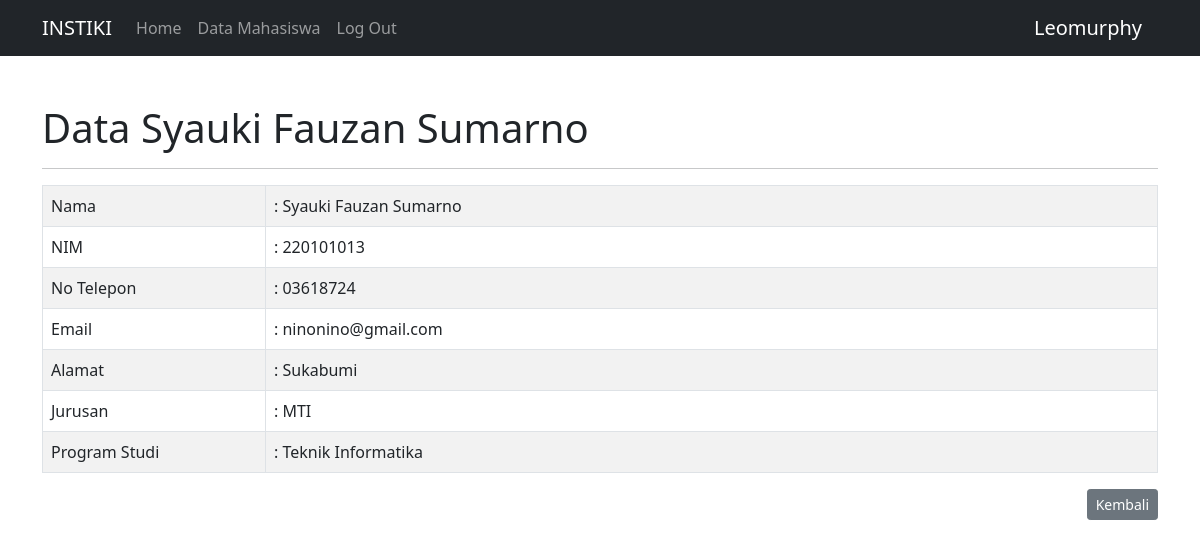
The page /detail.php?id_mhs=14 (signed in) on the database its author committed.
### tables this page shows
CREATE TABLE `tb_mhs` (
  `id_mhs` int(10) NOT NULL AUTO_INCREMENT,
  `nama` varchar(200) DEFAULT NULL,
  `nim` varchar(10) DEFAULT NULL,
  `no_tlp` varchar(100) DEFAULT NULL,
  `email` varchar(50) DEFAULT NULL,
  `alamat` varchar(200) DEFAULT NULL,
  `jurusan` varchar(100) DEFAULT NULL,
  `prodi` varchar(100) DEFAULT NULL,
  PRIMARY KEY (`id_mhs`)
);

### config/controller.php (called while the page is built, shortened)
<?php
function select($query)
{
    global $db;
    $result = mysqli_query($db, $query);
    $rows = [];
    while ($row = mysqli_fetch_assoc($result)){
        $rows[] = $row;
    }
    return $rows;
}

### detail.php (the view, shortened to what this page needs)
<?php
include 'layout/header.php';
$id_mhs = (int)$_GET['id_mhs'];
$mahasiswa = select("SELECT * FROM tb_mhs WHERE id_mhs = $id_mhs")[0];
?>
    <div class="container mt-5">
        <h1>Data <?= $mahasiswa['nama']; ?></h1>
        <hr>
        <table class="table table-bordered table-striped mt-3">
            <tr>
                <td width="20%">Nama</td>
                <td>: <?= $mahasiswa['nama']; ?></td>
            </tr>
            <tr>
                <td>NIM</td>
                <td>: <?= $mahasiswa['nim']; ?></td>
            </tr>
            <tr>
                <td>No Telepon</td>
                <td>: <?= $mahasiswa['no_tlp']; ?></td>
            </tr>
            <tr>
                <td>Email</td>
                <td>: <?= $mahasiswa['email']; ?></td>
            </tr>
            <tr>
                <td>Alamat</td>
                <td>: <?= $mahasiswa['alamat']; ?></td>
            </tr>
            <tr>
                <td>Jurusan</td>
                <td>: <?= $mahasiswa['jurusan']; ?></td>
            </tr>
            <tr>
                <td>Program Studi</td>
                <td>: <?= $mahasiswa['prodi']; ?></td>
            </tr>
        </table>
        <a href="datamahasiswa.php" class="btn btn-secondary btn-sm" style="float: right ;">Kembali</a>
    </div>
<?php include 'layout/footer.php'; ?>

### rows shown on the page
tb_mhs: nama "Syauki Fauzan Sumarno", nim "220101013", no_tlp "03618724", email "ninonino@gmail.com", alamat "Sukabumi", jurusan "MTI", prodi "Teknik Informatika"

### other values the page prints
$_SESSION['username'] "Leomurphy"
